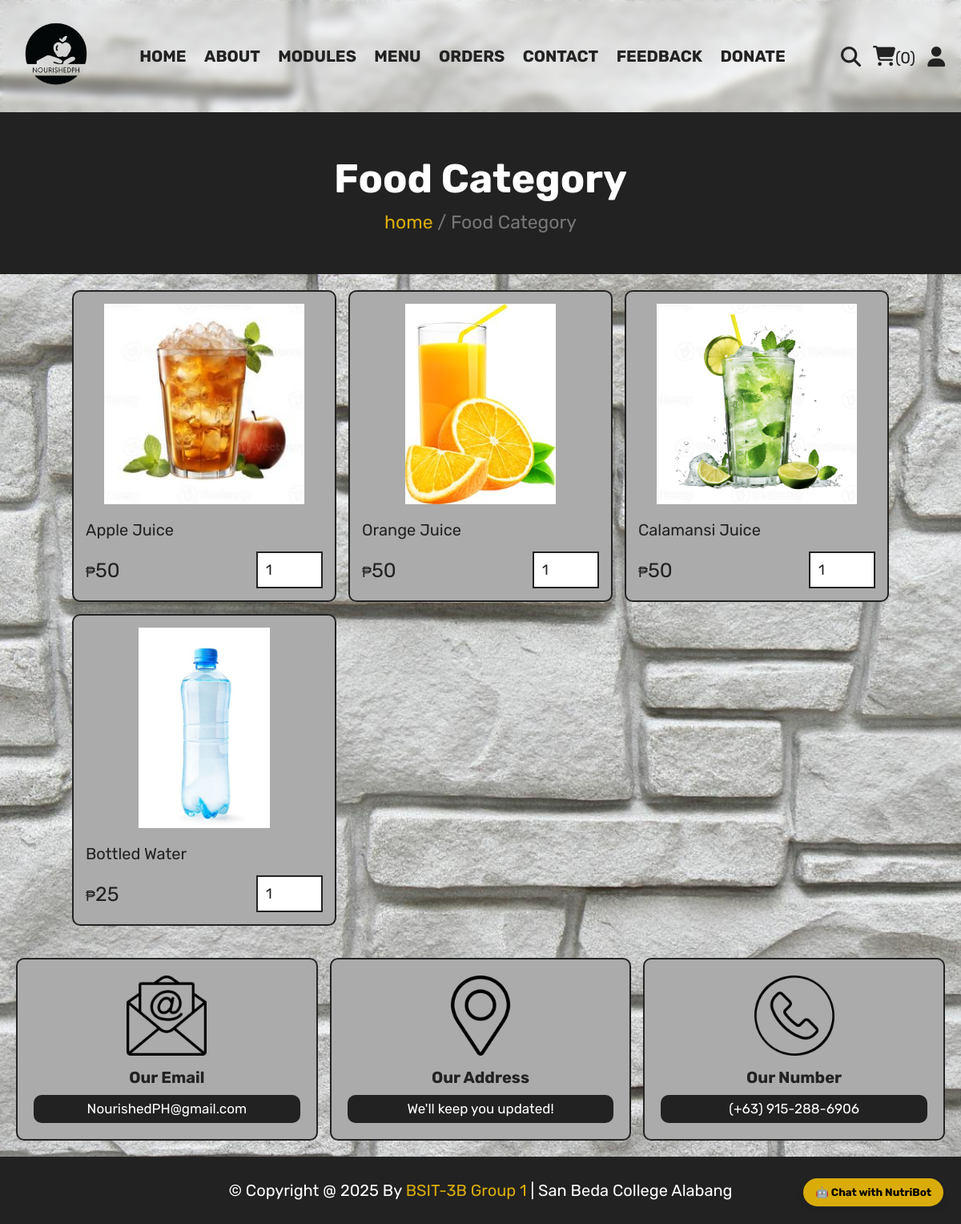
Page /category.php?category=drinks on the committed database.
### tables this page shows
CREATE TABLE `products` (
  `id` int(100) NOT NULL,
  `name` varchar(100) NOT NULL,
  `category` varchar(100) NOT NULL,
  `price` int(10) NOT NULL,
  `image` varchar(100) NOT NULL
);

### category.php (the view, shortened to what this page needs)
<?php
include 'components/connect.php';
include 'chatbot.php';
?>
<!DOCTYPE html>
<html lang="en">
<head>
   <link rel="stylesheet" href="https://cdnjs.cloudflare.com/ajax/libs/font-awesome/6.1.1/css/all.min.css">
   <link rel="stylesheet" href="css/style.css">
</head>
<body>
<?php include 'components/user_header.php'; ?>
<div class="heading">
<h3>Food Category</h3>
<p><a href="home.php">home</a> <span> / Food Category</span></p>
</div>
<section class="products">
   <div class="box-container">
      <?php
         $category = $_GET['category'];
         $select_products = $conn->prepare("SELECT * FROM `products` WHERE category = ?");
         $select_products->execute([$category]);
         if($select_products->rowCount() > 0){
            while($fetch_products = $select_products->fetch(PDO::FETCH_ASSOC)){
      ?>
      <form action="" method="post" class="box">
         <img src="uploaded_img/<?= $fetch_products['image']; ?>" alt="">
         <div class="name"><?= $fetch_products['name']; ?></div>
         <div class="flex">
            <div class="price"><span>₱</span><?= $fetch_products['price']; ?></div>
            <input type="number" name="qty" class="qty" min="1" max="99" value="1" maxlength="2">
         </div>
      </form>
      <?php
            }
         }else{
            echo '<p class="empty">no products added yet!</p>';
         }
      ?>
   </div>
</section>
<?php include 'components/footer.php'; ?>
</body>
</html>

### css/style.css (style rules this page uses)
:root { --yellow:#deb00bfa; --red:#e74c3c; --white:#fff; --black:#222; --light-color:#777; --border:.2rem solid var(--black); }
* { font-family: 'Rubik', sans-serif; margin:0; padding:0; box-sizing: border-box; outline: none; border: none; text-decoration: none; }
html { font-size: 62.5%; overflow-x: hidden; scroll-behavior: smooth; }
section { margin:0 auto; max-width: 1200px; padding:2rem; }
.heading { display: flex; align-items: center; justify-content: center; gap:1rem; flex-flow: column; background-color: var(--black); min-height: 20rem; }
.heading h3 { font-size: 5rem; color:var(--white); text-transform: capitalize; }
.heading p { font-size: 2.3rem; color:var(--light-color); }
.heading p a { color:var(--yellow); }
.products .box-container { display: grid; grid-template-columns: repeat(auto-fit, 33rem); justify-content: center; align-items: flex-start; gap:1.5rem; }
.products .box-container .box { border:var(--border); padding:1.5rem; position: relative; overflow: hidden; background: rgb(171, 171, 171); border-radius: 10px; }
.products .box-container .box img { height: 25rem; width: 100%; object-fit: contain; margin-bottom: 1rem; }
.products .box-container .box .name { font-size: 2rem; color:var(--black); margin:1rem 0; }
.products .box-container .box .flex { display: flex; align-items: center; gap:1rem; margin-top: 1.5rem; }
.products .box-container .box .flex .price { margin-right: auto; font-size: 2.5rem; color:var(--black); }
.products .box-container .box .flex .price span { color:var(--black); font-size: 1.8rem; }
.products .box-container .box .flex .qty { padding:1rem; border:var(--border); font-size: 1.8rem; color:var(--black); }

### category.php (style rules this page uses)
body { background: url('images/background1.jpg') no-repeat center center fixed; background-size: cover; margin: 0; padding: 0; font-family: Arial, sans-serif; }

### rows in the picture
products: image (picture), name "Apple Juice", price "50"
products: image (picture), name "Orange Juice", price "50"
products: image (picture), name "Calamansi Juice", price "50"
products: image (picture), name "Bottled Water", price "25"

### other values in the picture
$total_cart_items "0"
